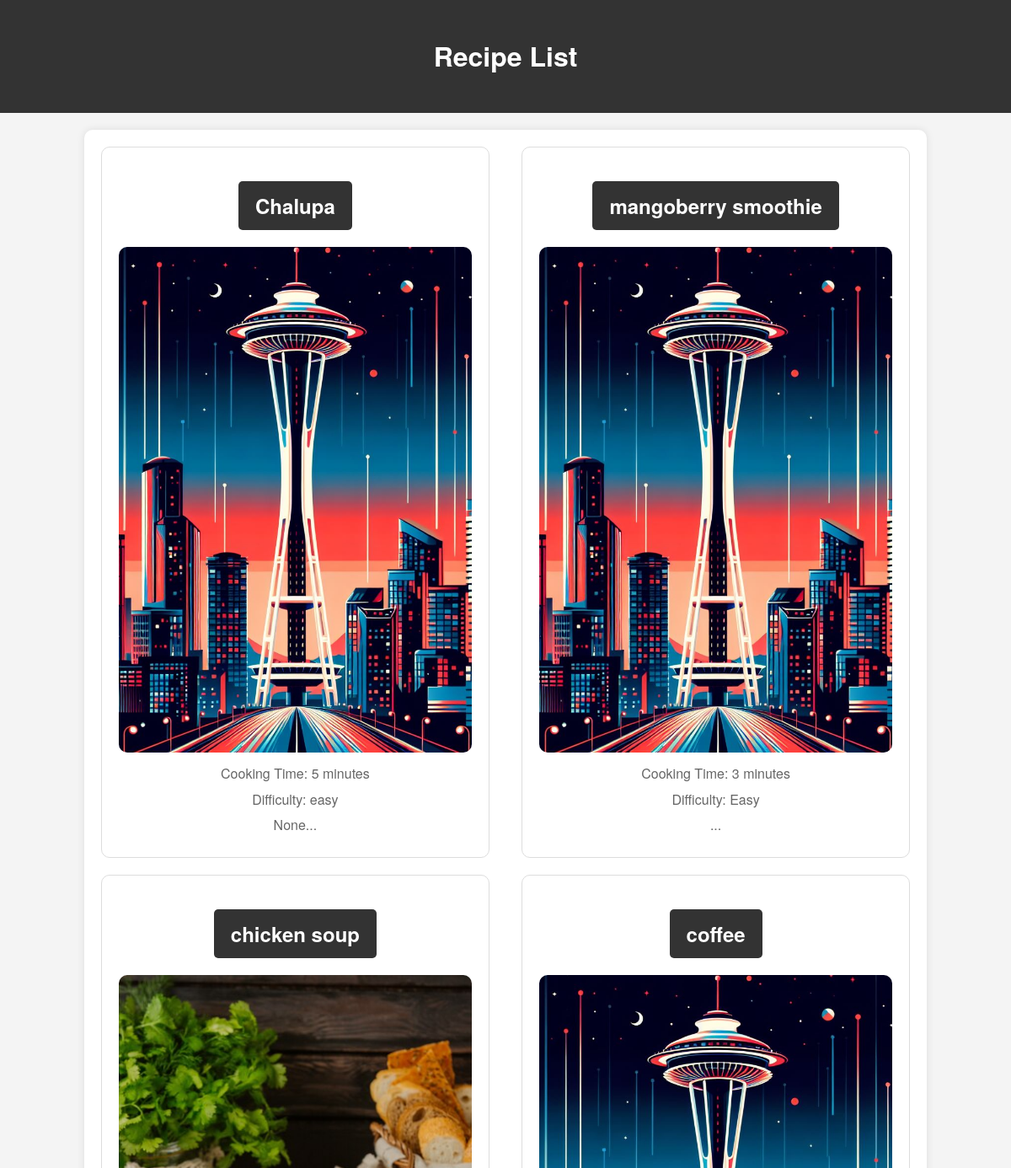
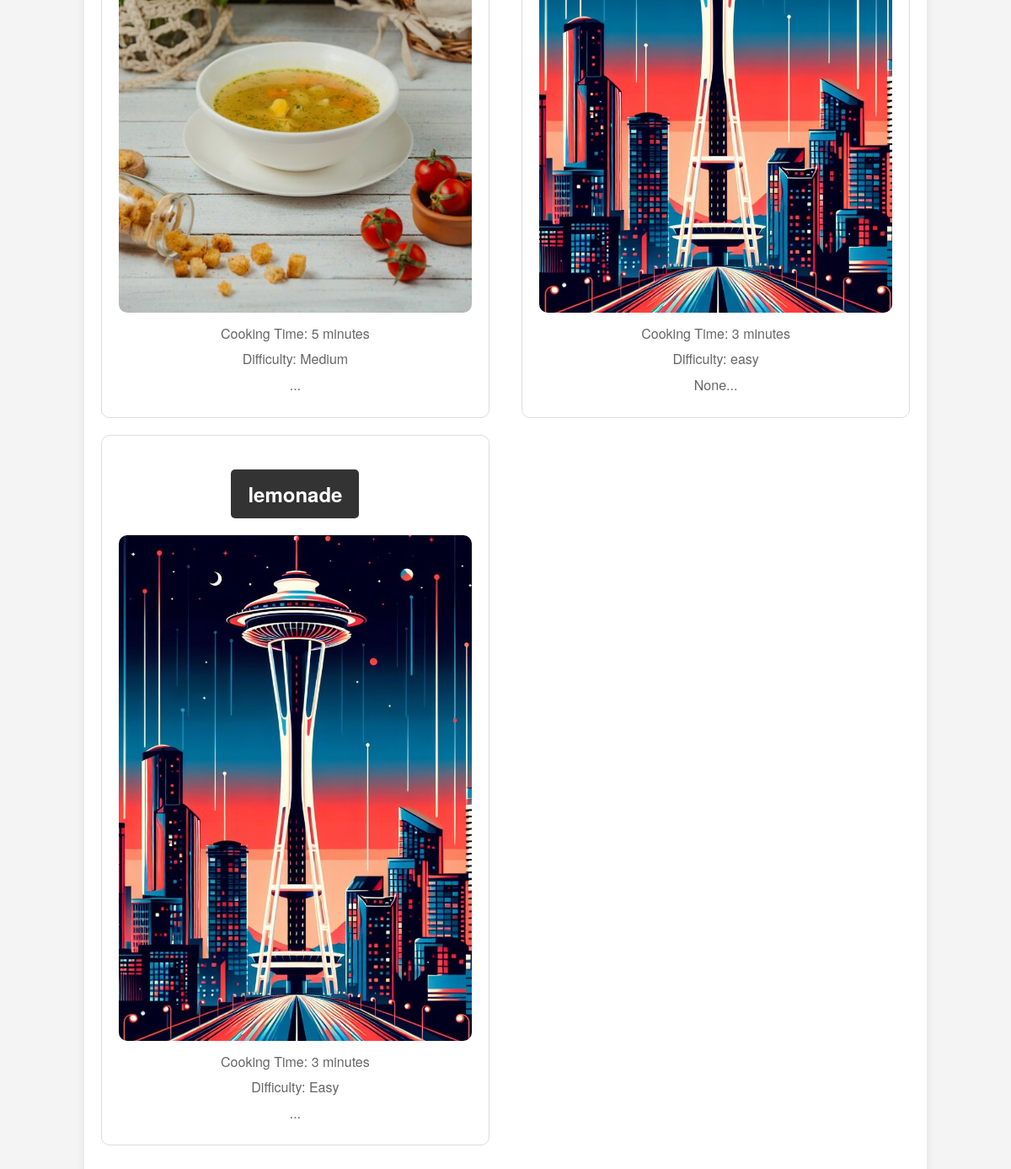
Page /recipes/ on the earlier database version (2 pictures, top to bottom).
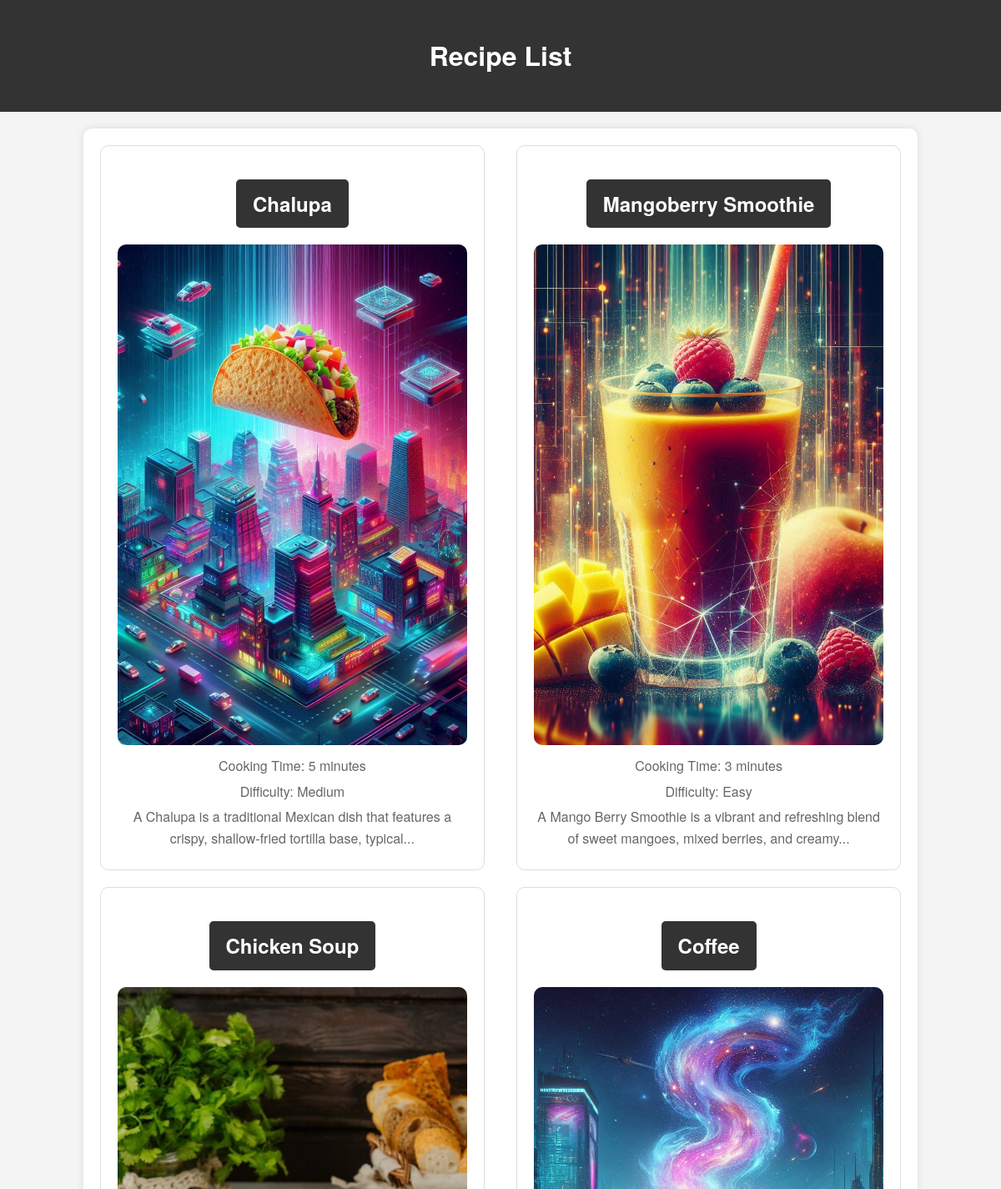
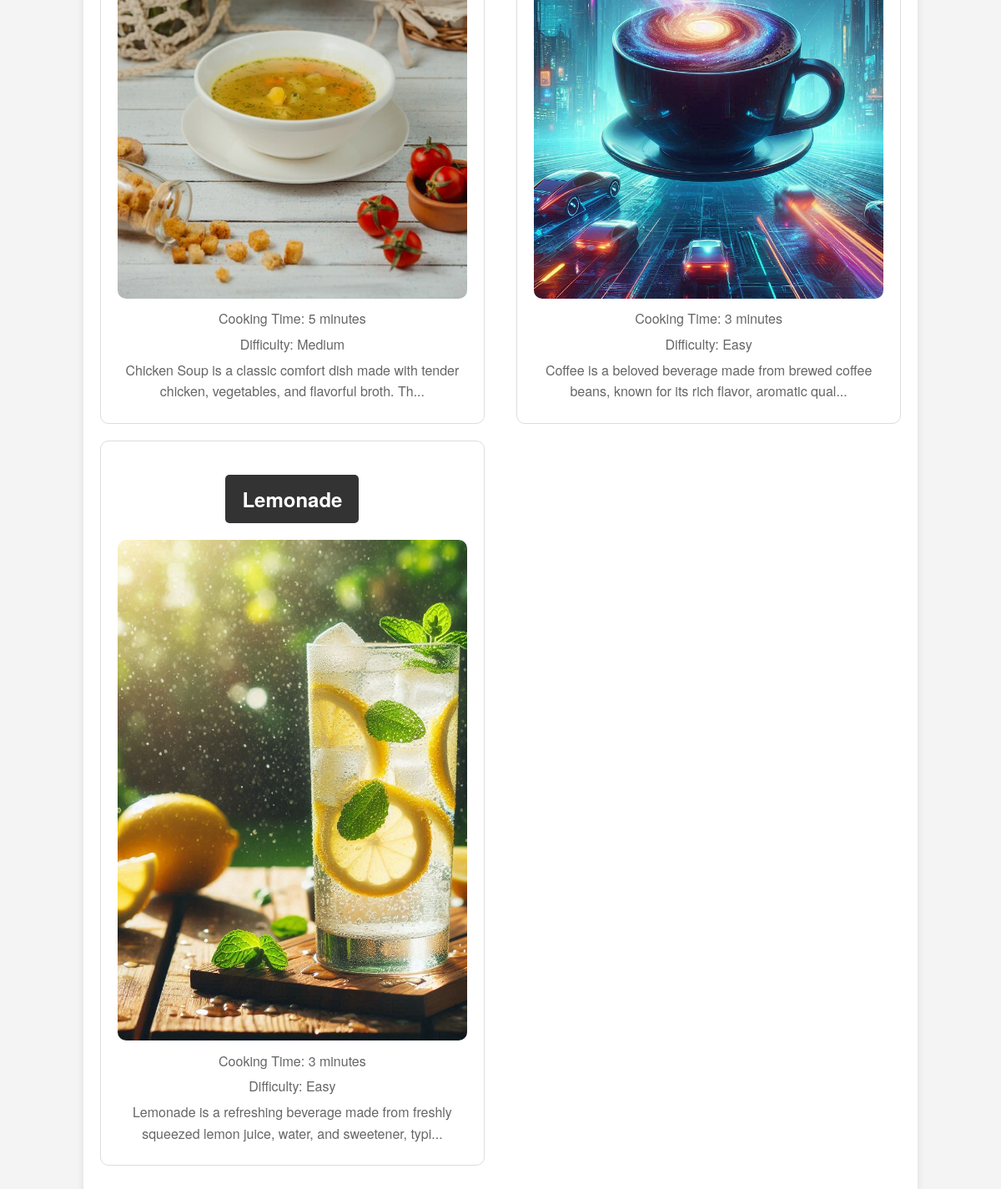
Same page on the later database version (2 pictures, top to bottom).
### recipe/models.py (models this page shows, shortened)
class Recipe(models.Model):
    DIFFICULTY_CHOICES = [
        ('Easy', 'Easy'),
        ('Medium', 'Medium'),
        ('Hard', 'Hard'),
    ]
    name = models.CharField(max_length=50)
    cooking_time = models.IntegerField()
    difficulty = models.CharField(max_length=20, choices=DIFFICULTY_CHOICES)
    description = models.TextField(blank=True, null=True)
    instructions = models.TextField(blank=True, null=True)
    pic = models.ImageField(upload_to='recipe', default='default.jpg')

### recipe/views.py (the view)
# urls.py: path('recipes/', recipe_list, name='recipe_list'),
def recipe_list(request):
    recipes = Recipe.objects.all()
    return render(request, 'recipe/recipe_list.html', {'recipes': recipes})

### recipe/templates/recipe/recipe_list.html (shortened to what this page needs)
{% load static %}
<!DOCTYPE html>
<html>
<head>
    <link rel="stylesheet" type="text/css" href="{% static 'recipe/css/styles.css' %}">
</head>
<body>
    <header>
        <h1>Recipe List</h1>
    </header>
    <div class="container recipe-list">
        {% for recipe in recipes %}
        <div class="recipe">
            <h2><a href="{% url 'recipe:recipe_detail' recipe.id %}" class="recipe-link">{{ recipe.name }}</a></h2>
            <img src="{{ recipe.pic.url }}" alt="{{ recipe.name }}" class="recipe-image">
            <p>Cooking Time: {{ recipe.cooking_time }} minutes</p>
            <p>Difficulty: {{ recipe.difficulty }}</p>
            <p>{{ recipe.description|slice:":100" }}...</p>
        </div>
        {% endfor %}
    </div>
</body>
</html>

### recipe/static/recipe/css/styles.css (style rules this page uses)
body { font-family: 'Helvetica Neue', Arial, sans-serif; margin: 0; padding: 0; background-color: #f4f4f4; color: #333; line-height: 1.6; }
header { background-color: #333; color: #fff; padding: 20px 0; text-align: center; margin-bottom: 20px; }
a { color: #333; text-decoration: none; }
.container, .home-container { width: 80%; margin: 20px auto; background-color: #fff; padding: 20px; box-shadow: 0 0 10px rgba(0, 0, 0, 0.1); border-radius: 10px; text-align: center; }
.recipe-list { display: flex; flex-wrap: wrap; justify-content: space-between; }
.recipe { border: 1px solid #ddd; border-radius: 10px; padding: 20px; margin-bottom: 20px; transition: box-shadow 0.3s ease; width: 48%; box-sizing: border-box; }
.recipe h2 { margin: 0 0 10px; color: #333; }
.recipe p { margin: 5px 0; color: #666; }
.recipe-image { width: 100%; height: 600px; object-fit: cover; border-radius: 10px; margin-top: 10px; }
.enter-link, .recipe-link { display: inline-block; margin-top: 20px; padding: 10px 20px; background-color: #333; color: #fff; text-decoration: none; border-radius: 5px; transition: background-color 0.3s ease; }

Differences in the rows shown:
changed Recipe "Chalupa": pic: picture added in place of a placeholder; difficulty "easy" → "Medium"; description "None" → "A Chalupa is a traditional Mexican dish that features a crispy, shallow-fried tortilla base, typical"
changed Recipe: name "mangoberry smoothie" → "Mangoberry Smoothie"; pic: picture added in place of a placeholder; description (not shown) → "A Mango Berry Smoothie is a vibrant and refreshing blend of sweet mangoes, mixed berries, and creamy"
changed Recipe: name "chicken soup" → "Chicken Soup"; description (not shown) → "Chicken Soup is a classic comfort dish made with tender chicken, vegetables, and flavorful broth. Th"
changed Recipe: name "coffee" → "Coffee"; pic: picture added in place of a placeholder; difficulty "easy" → "Easy"; description "None" → "Coffee is a beloved beverage made from brewed coffee beans, known for its rich flavor, aromatic qual"
changed Recipe: name "lemonade" → "Lemonade"; pic: picture added in place of a placeholder; description (not shown) → "Lemonade is a refreshing beverage made from freshly squeezed lemon juice, water, and sweetener, typi"
